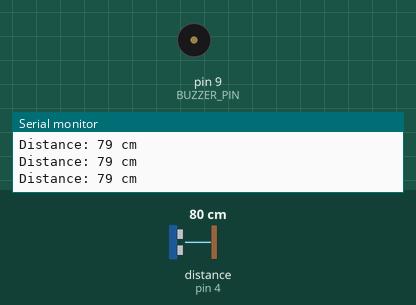
Bench run of a sketch on a simulated Arduino Uno, built with avr-gcc and run on an emulated ATmega328P. Parts: buzzer (waves = sounding), the last lines printed to the serial monitor. Wiring (inferred from the names in the program): ultrasonic range finder: trigger pin 5; echo pin 4. The test bench sets the inputs (shaded band); at power-on: distance to the obstacle (sensor on pin 4) 80 cm. The echo pulse lasts 58.3 µs per cm.

Above: at 1.2 s.
1.3 s: distance to the obstacle (sensor on pin 4) set to 22 cm
2.8 s: distance to the obstacle (sensor on pin 4) set to 19 cm
At 3.9 s:
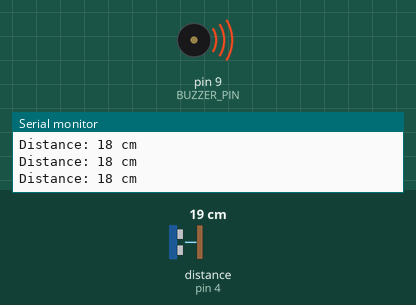
Timing chart, 0 to 5.8 s (numbered marks = the images above; inputs shaded):
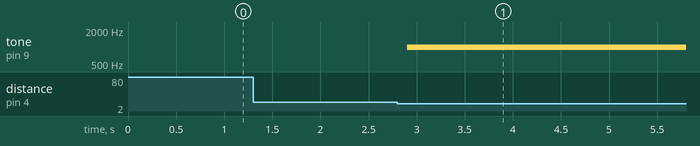

Measured:
- the behaviour switches between 21 and 20 cm on distance to the obstacle (sensor on pin 4) (found by bisection; images 0 and 1)
- after the input at 2.8 s, tone on pin 9 (BUZZER_PIN): silent → 1000 Hz after 0.10 s

The sketch:

main.ino
```cpp
// Define the pin for the buzzer
#define BUZZER_PIN 9
#define Trig 5
#define Echo 4

void setup() {
  // Initialize the buzzer pin as an output
  pinMode(BUZZER_PIN, OUTPUT);
  pinMode(Trig, OUTPUT);
  pinMode(Echo, INPUT);
  Serial.begin(9600);
}

void loop() {
  // Trigger the ultrasonic sensor
  digitalWrite(Trig, LOW);
  delayMicroseconds(2);
  digitalWrite(Trig, HIGH);
  delayMicroseconds(10);
  digitalWrite(Trig, LOW);

  // Read the time taken for the pulse to return
  long duration = pulseIn(Echo, HIGH);

  // Calculate distance in cm
  int distance = duration * 0.034 / 2;

  // Check if an object is within a certain distance (e.g., 20cm)
  if (distance < 20) {
    // If an object is detected within 20cm, make the buzzer sound
    tone(BUZZER_PIN, 1000);
  } else {
    // If no object is detected within 20cm, turn off the buzzer
    noTone(BUZZER_PIN);
  }

  // Print distance for debugging
  Serial.print("Distance: ");
  Serial.print(distance);
  Serial.println(" cm");

  // Delay before next iteration
  delay(100); // Adjust the delay time as needed
}
```
